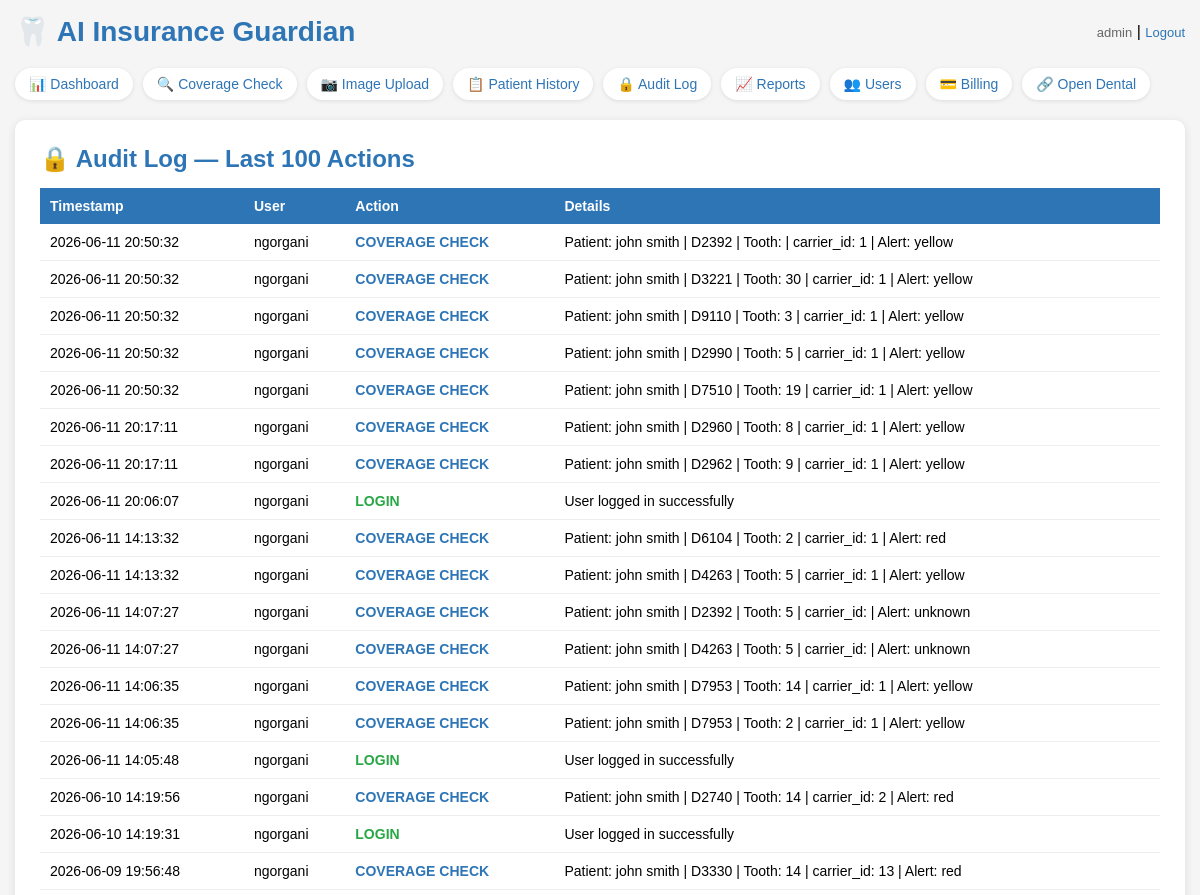
/audit (signed in, upper part), run on an earlier commit of the app's database.
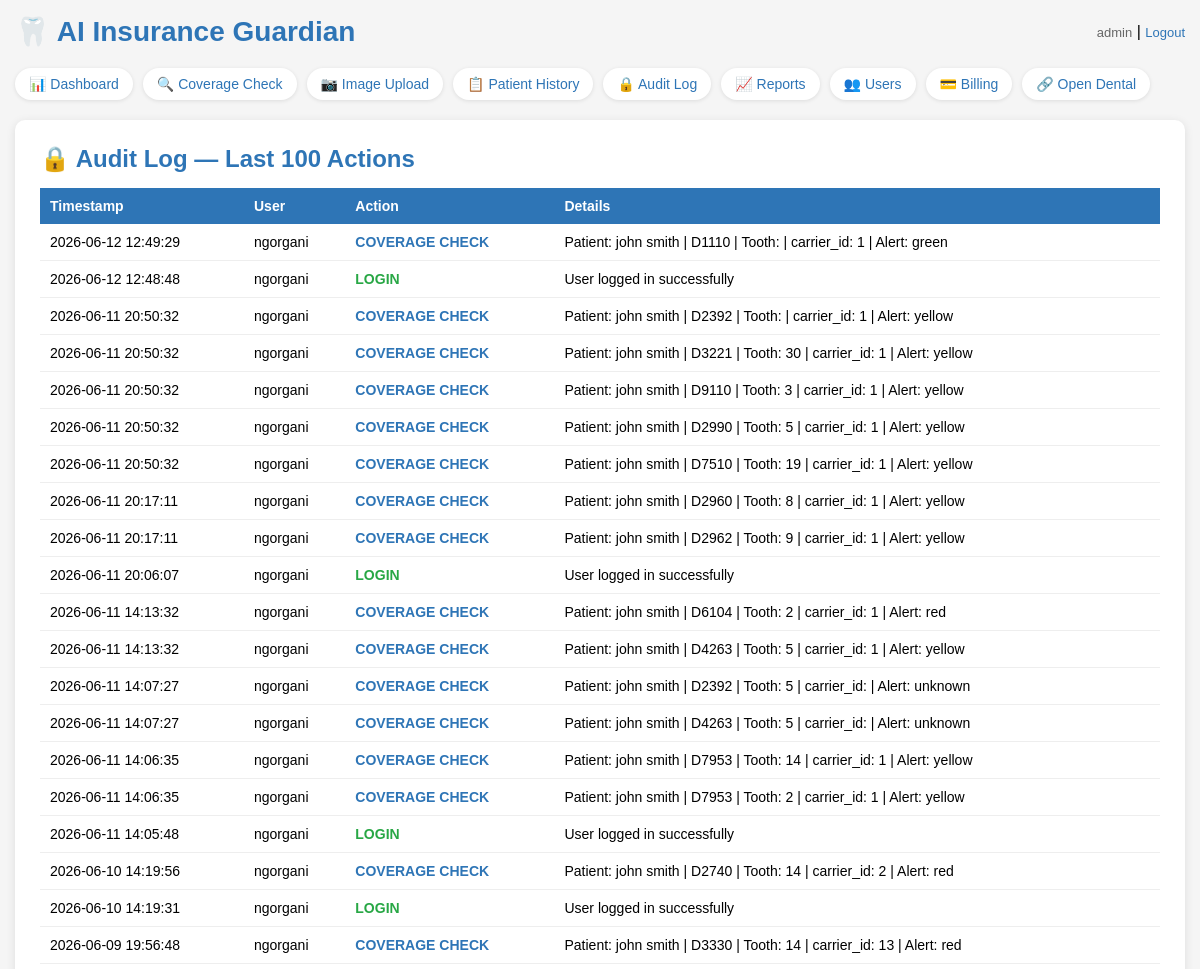
And on a later commit of the database.
### tables this page shows
CREATE TABLE users (
            id INTEGER PRIMARY KEY,
            username TEXT UNIQUE NOT NULL,
            password TEXT NOT NULL,
            role TEXT DEFAULT 'staff'
        , pod TEXT DEFAULT NULL, year_level TEXT DEFAULT NULL, full_name TEXT DEFAULT NULL);

CREATE TABLE audit_log (id INTEGER PRIMARY KEY, username TEXT, action TEXT, details TEXT, timestamp TEXT);

### app.py (the view)
@app.route("/audit")
@login_required
def audit():
    conn = get_db()
    cursor = conn.cursor()
    cursor.execute("SELECT * FROM audit_log ORDER BY timestamp DESC LIMIT 100")
    records = cursor.fetchall()
    conn.close()
    return render_template("audit.html", records=records)

### app.py (called while the page is built)
def get_db():
    conn = sqlite3.connect("insurance_guardian.db")
    conn.row_factory = sqlite3.Row
    return conn

@login_manager.user_loader
def load_user(user_id):
    conn = get_db()
    cursor = conn.cursor()
    cursor.execute("SELECT id, username, role, pod, year_level, full_name FROM users WHERE id = ?", (user_id,))
    row = cursor.fetchone()
    conn.close()
    if row:
        return User(row[0], row[1], row[2], row[3], row[4], row[5])
    return None

### templates/audit.html (shortened to what this page needs)
<!DOCTYPE html>
<html>
<head>
</head>
<body>
    <div class="header">
        <h1>🦷 AI Insurance Guardian</h1>
        <div>
            <span class="user-info">{{ current_user.username }}</span> |
            <a href="/logout" class="logout">Logout</a>
        </div>
    </div>
    <div class="nav">
        <a href="/dashboard" class="active">📊 Dashboard</a>
        <a href="/">🔍 Coverage Check</a>
        <a href="/upload">📷 Image Upload</a>
        <a href="/history">📋 Patient History</a>
        <a href="/audit">🔒 Audit Log</a>
        <a href="/reports">📈 Reports</a>
        <a href="/users">👥 Users</a>
        <a href="/billing">💳 Billing</a>
        <a href="/opendental">🔗 Open Dental</a>
    </div>
    <div class="results-box">
        <h2>🔒 Audit Log — Last 100 Actions</h2>
        <table>
            <tr>
                <th>Timestamp</th>
                <th>User</th>
                <th>Action</th>
                <th>Details</th>
            </tr>
            {% for record in records %}
            <tr>
                <td>{{ record[4] }}</td>
                <td>{{ record[1] }}</td>
                <td>
                    {% if record[2] == 'LOGIN' %}<span class="action-login">LOGIN</span>
                    {% elif record[2] == 'LOGOUT' %}<span class="action-logout">LOGOUT</span>
                    {% elif record[2] == 'COVERAGE_CHECK' %}<span class="action-check">COVERAGE CHECK</span>
                    {% elif record[2] == 'FAILED_LOGIN' %}<span class="action-failed">FAILED LOGIN</span>
                    {% else %}{{ record[2] }}{% endif %}
                </td>
                <td>{{ record[3] }}</td>
            </tr>
            {% endfor %}
        </table>
    </div>
</body>
</html>

### templates/audit.html (style rules this page uses)
* { box-sizing: border-box; margin: 0; padding: 0; }
body { font-family: Arial, sans-serif; background-color: #f5f5f5; padding: 15px; }
.header { display: flex; justify-content: space-between; align-items: center; margin-bottom: 20px; flex-wrap: wrap; gap: 10px; }
h1 { color: #2E75B6; font-size: clamp(20px, 4vw, 28px); }
.nav { display: flex; flex-wrap: wrap; gap: 10px; margin-bottom: 20px; }
.nav a { color: #2E75B6; text-decoration: none; font-size: 14px; background: white; padding: 8px 14px; border-radius: 20px; box-shadow: 0 1px 4px rgba(0,0,0,0.1); }
.user-info { color: #666; font-size: 13px; }
.logout { color: #2E75B6; text-decoration: none; font-size: 13px; }
.results-box { background: white; padding: 25px; border-radius: 10px; box-shadow: 0 2px 10px rgba(0,0,0,0.1); }
.results-box h2 { color: #2E75B6; margin-bottom: 15px; }
table { width: 100%; border-collapse: collapse; font-size: 14px; }
th { background: #2E75B6; color: white; padding: 10px; text-align: left; }
td { padding: 10px; border-bottom: 1px solid #eee; }
.action-login { color: #28a745; font-weight: bold; }
.action-check { color: #2E75B6; font-weight: bold; }

What changed in the data, as far as the page shows it:
added audit_log: timestamp "2026-06-12 12:49:29", username "ngorgani", action "COVERAGE CHECK", details "Patient: john smith | D1110 | Tooth: | carrier_id: 1 | Alert: green"
added audit_log: timestamp "2026-06-12 12:48:48", username "ngorgani", action "LOGIN", details "User logged in successfully"
